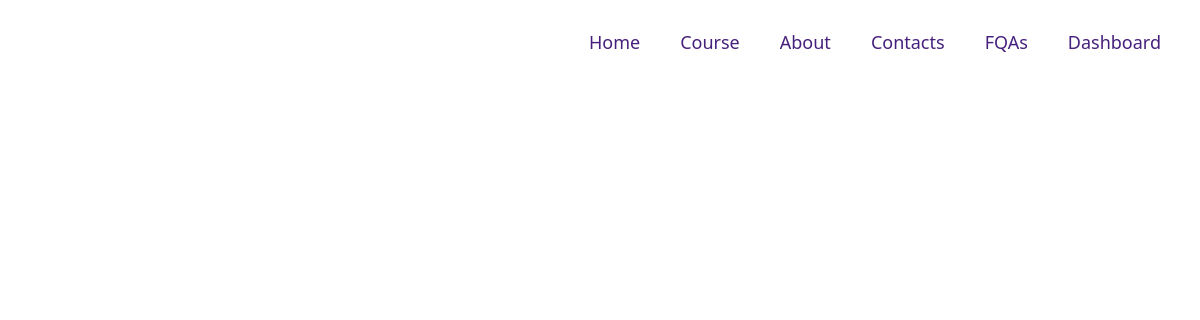
The app's page /grade6, older data.
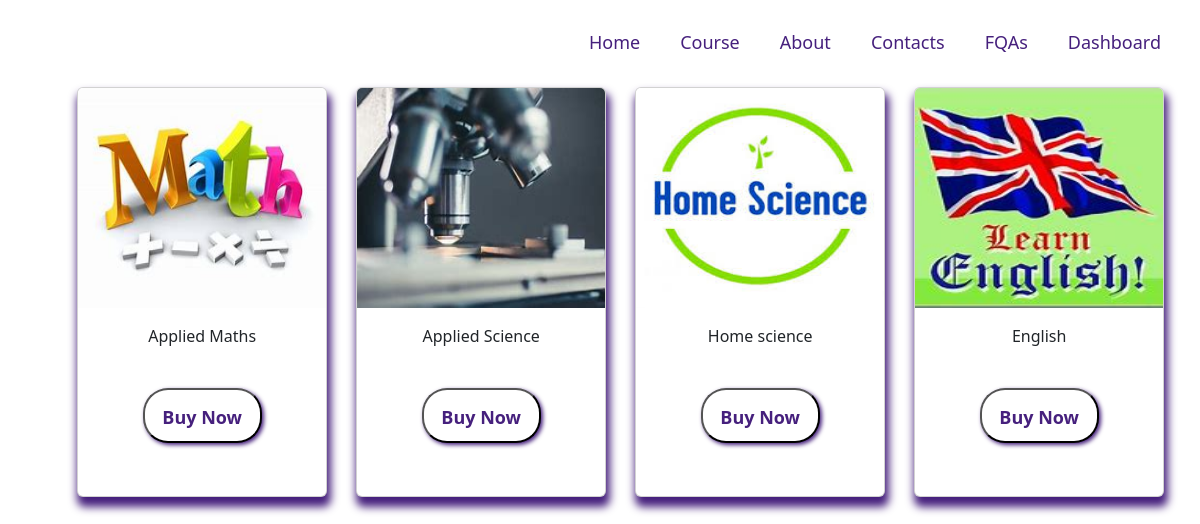
The same page, newer data.
### homepage/models.py (models this page shows)
class GradeSix(models.Model):
    grade=models.CharField(max_length=25 ,null=True)
    title=models.CharField(max_length=25 ,null=True)
    subject=models.CharField(max_length=25 ,null=True)
    profile=models.FileField(null=True,upload_to='homepage/pdfs/')
    course_image=models.ImageField(null=True,upload_to='homepage/covers/')
    date=models.DateTimeField(auto_now=True,null=True)
    category=models.CharField(max_length=10,null=True)
    CATEGORY_CHOICES=(
        ('Paid','Paid'),
        ('Free','Free'),
    )
    category=models.CharField(max_length=6, choices =CATEGORY_CHOICES ,null=True)

### homepage/views.py (the view)
# urls.py: path('grade6',grade6_course_list, name="grade6_course_list"),
def grade6_course_list(request):
    courses=GradeSix.objects.all()
    return render(request,"grades/sixth/grade6_course_list.html",{ "courses":courses})

### homepage/templates/grades/sixth/grade6_course_list.html (shortened to what this page needs)
{% include 'grades/list.html' %}
<!DOCTYPE html>
<html lang="en">
<head>
</head>
<body>
 </body>
 </html>
</body>
</html>

### homepage/templates/grades/list.html (shortened to what this page needs)
{% include 'navbar.html' %}
<!DOCTYPE html>
<html lang="en">
<head>
    <link href="https://cdn.jsdelivr.net/npm/bootstrap@5.2.2/dist/css/bootstrap.min.css" rel="stylesheet">
</head>
<body>
    {% for course in courses %}
  <div class="container">
    <div class="row " >
        <div class="col-md-3">
            <div class="card body-session">
                {% if course.course_image %}
                <img src="{{ course.course_image.url}}" alt="{{ course.title}}" class="card-img-top">
                {% else %}
                <span class="text-muted">No PDF</span>
                {% endif %}
                <div class="card-body">
                    <div class="card-title ">
                        {{ course.title }}
                    </div>
                    {% if course.category == 'Free' %}
                    <div class="card-text ">
                    {% if course.profile %}
                   <button> <a href="{{ course.profile.url }}" download class="btn-outline-primary" >Read</a></button>
                    {% else %}
                    <span class="text-muted">No PDF</span>
                    {% endif %}
                    </div>
                </div>
                 <div class="card-text">
                        {% if course.profile %}
                     <button>   <a href="{{ course.profile.url }}" download class="btn-outline-sucess" target="_blank">Download</a></button>
                        {% else %}
                        <span class="text-muted">No PDF</span>
                        {% endif %}
                    </div>
                    {% else %}
                    <button class="buy"> <a href="{% url 'login' %}">Buy Now</a></button>
                    {% endif %}
             </div>
        </div>
    </div>
</div>
</div>
{% endfor%}
</body>
</body>
</html>

Row changes from the older to the newer data that the page shows:
added GradeSix: course_image (picture), title "Applied Maths", shows "Buy Now"
added GradeSix: course_image (picture), title "Applied Science", shows "Buy Now"
added GradeSix: course_image (picture), title "Home science", shows "Buy Now"
added GradeSix: course_image (picture), title "English", shows "Buy Now"
